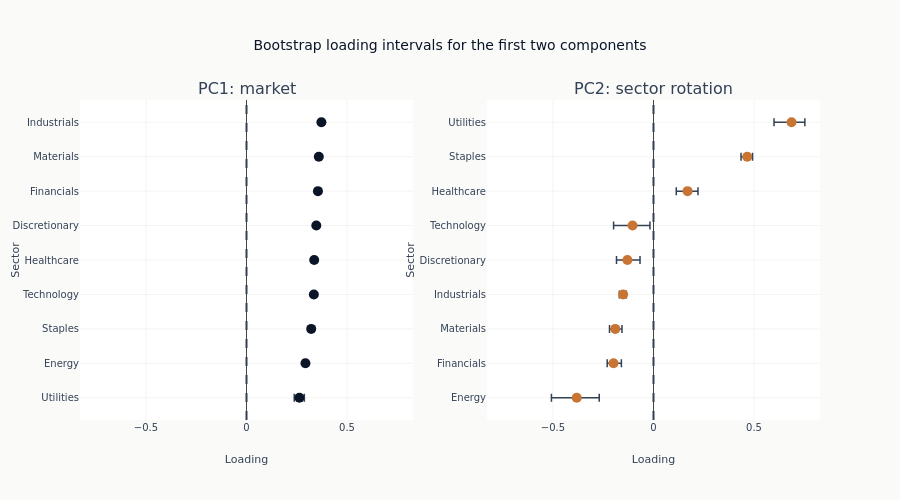

The cell this chart's notebook holds for it:
### Markdown cell above
Both panels get the same loading range, so an interval's width means the same thing
on each and the two components can be compared by eye.

### Code cell
fig.update_layout(
    title="Bootstrap loading intervals for the first two components",
    height=500,
)
loading_limit = 1.1 * max(abs(loading_lower.min()), abs(loading_upper.max()))
fig.update_xaxes(title_text="Loading", range=[-loading_limit, loading_limit])
fig.update_yaxes(title_text="Sector")
show_plotly_with_alt(
    fig,
    "Two panels, one per component, sharing a loading axis. Each row is a sector, "
    "drawn as its bootstrap point estimate with a horizontal confidence interval, "
    "sorted by loading, against a dashed vertical line at zero. The width of an "
    "interval is how much the resamples disagreed about that sector's loading.",
)

### Figure 1 — Plotly figure (JSON) as saved in the notebook; plotly's stock layout.template omitted (floating-point values rounded to 4 significant figures)
{"data": [{"error_x": {"array": [0.02442, 0.008968, 0.005188, 0.005938, 0.004756, 0.00679, 0.004849, 0.00649, 0.008646], "arrayminus": [0.02589, 0.01323, 0.005376, 0.005623, 0.005085, 0.006699, 0.004799, 0.007509, 0.008992], "color": "#334155", "symmetric": false, "thickness": 1.5, "type": "data"}, "marker": {"color": "#0a1628", "size": 10}, "mode": "markers", "showlegend": false, "type": "scatter", "x": [0.2633, 0.2932, 0.3218, 0.3351, 0.3368, 0.3472, 0.3554, 0.3597, 0.3726], "xaxis": "x", "y": ["Utilities", "Energy", "Staples", "Technology", "Healthcare", "Discretionary", "Financials", "Materials", "Industrials"], "yaxis": "y"}, {"error_x": {"array": [0.112, 0.03916, 0.03338, 0.01596, 0.06288, 0.08677, 0.05186, 0.02656, 0.06625], "arrayminus": [0.1259, 0.03151, 0.02867, 0.01881, 0.05415, 0.09408, 0.05616, 0.0308, 0.08717], "color": "#334155", "symmetric": false, "thickness": 1.5, "type": "data"}, "marker": {"color": "#C87533", "size": 10}, "mode": "markers", "showlegend": false, "type": "scatter", "x": [-0.3819, -0.1989, -0.1902, -0.151, -0.1299, -0.1044, 0.1694, 0.4662, 0.6866], "xaxis": "x2", "y": ["Energy", "Financials", "Materials", "Industrials", "Discretionary", "Technology", "Healthcare", "Staples", "Utilities"], "yaxis": "y2"}], "layout": {"annotations": [{"font": {"size": 16}, "showarrow": false, "text": "PC1: market", "x": 0.225, "xanchor": "center", "xref": "paper", "y": 1.0, "yanchor": "bottom", "yref": "paper"}, {"font": {"size": 16}, "showarrow": false, "text": "PC2: sector rotation", "x": 0.775, "xanchor": "center", "xref": "paper", "y": 1.0, "yanchor": "bottom", "yref": "paper"}], "height": 500, "shapes": [{"line": {"color": "#334155", "dash": "dash"}, "type": "line", "x0": 0, "x1": 0, "xref": "x", "y0": 0, "y1": 1, "yref": "y domain"}, {"line": {"color": "#334155", "dash": "dash"}, "type": "line", "x0": 0, "x1": 0, "xref": "x2", "y0": 0, "y1": 1, "yref": "y2 domain"}], "title": {"text": "Bootstrap loading intervals for the first two components"}, "xaxis": {"anchor": "y", "domain": [0.0, 0.45], "range": [-0.8282, 0.8282], "title": {"text": "Loading"}}, "xaxis2": {"anchor": "y2", "domain": [0.55, 1.0], "range": [-0.8282, 0.8282], "title": {"text": "Loading"}}, "yaxis": {"anchor": "x", "domain": [0.0, 1.0], "title": {"text": "Sector"}}, "yaxis2": {"anchor": "x2", "domain": [0.0, 1.0], "title": {"text": "Sector"}}}}
